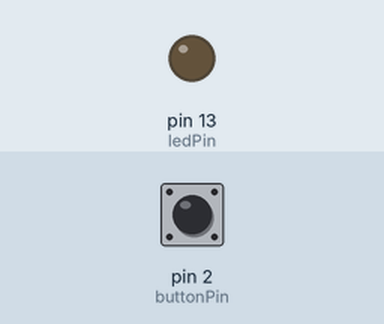
Recording of a program running on a simulated Arduino Uno, built with avr-gcc and run on an emulated ATmega328P. Shown: output pins drawn as LEDs (lit = HIGH). Inputs (shaded band) come from the test bench; at power-on: pin 2 (buttonPin) LOW.

Above: at 1.2 s.
1.3 s: pin 2 (buttonPin) pulled HIGH for 0.15 s
At 1.37 s:
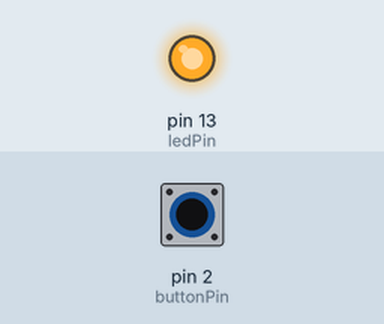
2.9 s: pin 2 (buttonPin) pulled HIGH for 3.2 s
At 6.6 s:
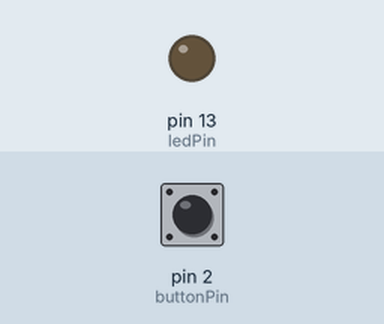
Timing chart, 0 to 8.1 s (numbered marks = the images above; inputs shaded):
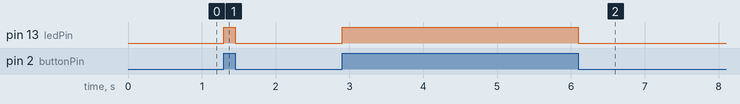

Measured:
- after the input at 1.3 s, pin 13 (ledPin): LOW → HIGH at once, → LOW 0.15 s later
- after the input at 2.9 s, pin 13 (ledPin): LOW → HIGH at once, → LOW 3.2 s later

The program:

main.cpp
```cpp
/*
 * Knop
 * Zet LED aan als knop is ingedrukt
 * Zet LED uit als knop niet is ingedrukt
 */

#include <Arduino.h>

// voor ons gemak:
int buttonPin = 2;
int ledPin = 13;

void setup() {

  //configureer pin 2 als input
  pinMode(buttonPin, INPUT);

  //configureer poort 13 als output
  pinMode(ledPin, OUTPUT);

}

void loop() {
  //lees waarde de inputpoort 2 uit en stop deze waarde in
  //een variabele genaamd sensorWaarde
  int sensorWaarde = digitalRead(buttonPin);

  //als de knop wordt ingedrukt, is de sensorWaarde LOW
  //(zie opmerking in regels 9-11)
  //als de knop wordt ingedrukt, zetten we spanning op de ledPin
  //zo niet, dan geen spanning
  if (sensorWaarde == HIGH) {
    digitalWrite(ledPin, HIGH);
  } else {
    digitalWrite(ledPin, LOW);
  }
}
```
